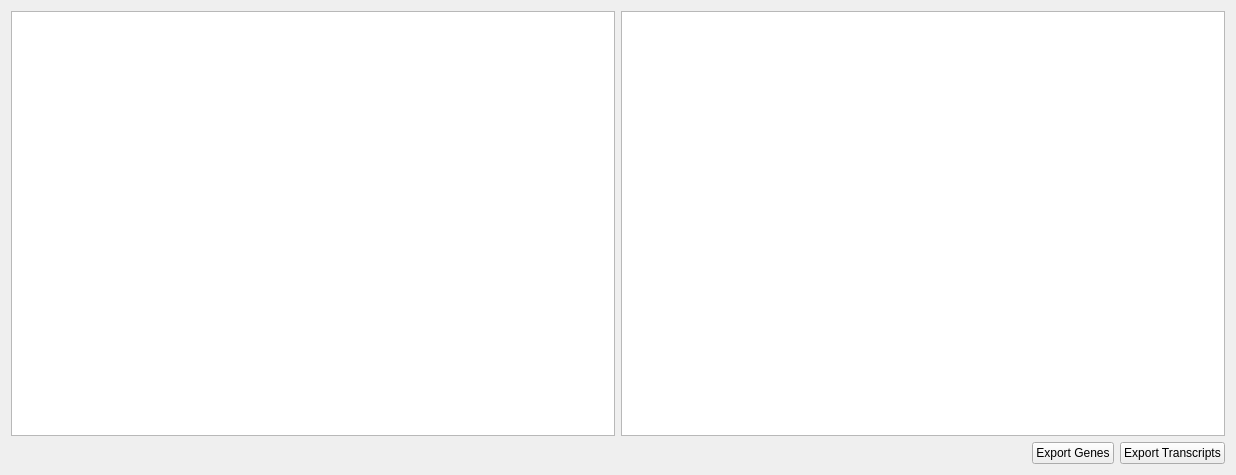
<?xml version="1.0" encoding="UTF-8"?>
<ui version="4.0">
 <class>analysisScatter</class>
 <widget class="QWidget" name="analysisScatter">
  <property name="geometry">
   <rect>
    <x>0</x>
    <y>0</y>
    <width>1236</width>
    <height>475</height>
   </rect>
  </property>
  <property name="windowTitle">
   <string>Scatter plots (Transcripts and Genes))</string>
  </property>
  <property name="layoutDirection">
   <enum>Qt::LeftToRight</enum>
  </property>
  <layout class="QVBoxLayout" name="verticalLayout">
   <item>
    <layout class="QHBoxLayout" name="horizontalLayout">
     <item>
      <widget class="ChartView" name="plotReads">
       <property name="sizePolicy">
        <sizepolicy hsizetype="Expanding" vsizetype="Expanding">
         <horstretch>0</horstretch>
         <verstretch>0</verstretch>
        </sizepolicy>
       </property>
       <property name="minimumSize">
        <size>
         <width>600</width>
         <height>400</height>
        </size>
       </property>
      </widget>
     </item>
     <item>
      <widget class="ChartView" name="plotGenes">
       <property name="sizePolicy">
        <sizepolicy hsizetype="Expanding" vsizetype="Expanding">
         <horstretch>0</horstretch>
         <verstretch>0</verstretch>
        </sizepolicy>
       </property>
       <property name="minimumSize">
        <size>
         <width>600</width>
         <height>400</height>
        </size>
       </property>
      </widget>
     </item>
    </layout>
   </item>
   <item>
    <layout class="QHBoxLayout" name="horizontalLayout_2">
     <item>
      <spacer name="horizontalSpacer">
       <property name="orientation">
        <enum>Qt::Horizontal</enum>
       </property>
       <property name="sizeHint" stdset="0">
        <size>
         <width>40</width>
         <height>20</height>
        </size>
       </property>
      </spacer>
     </item>
     <item>
      <widget class="QPushButton" name="exportGenes">
       <property name="toolTip">
        <string>Export the scatter plot of genes to a file</string>
       </property>
       <property name="statusTip">
        <string>Export the scatter plot of genes to a file</string>
       </property>
       <property name="text">
        <string>Export Genes</string>
       </property>
      </widget>
     </item>
     <item>
      <widget class="QPushButton" name="exportReads">
       <property name="toolTip">
        <string>Export the scatter plot of transcripts to a file</string>
       </property>
       <property name="statusTip">
        <string>Export the scatter plot of transcripts to a file</string>
       </property>
       <property name="text">
        <string>Export Transcripts</string>
       </property>
      </widget>
     </item>
    </layout>
   </item>
  </layout>
 </widget>
 <customwidgets>
  <customwidget>
   <class>ChartView</class>
   <extends>QGraphicsView</extends>
   <header>analysis/ChartView.h</header>
  </customwidget>
 </customwidgets>
 <resources/>
 <connections/>
</ui>
